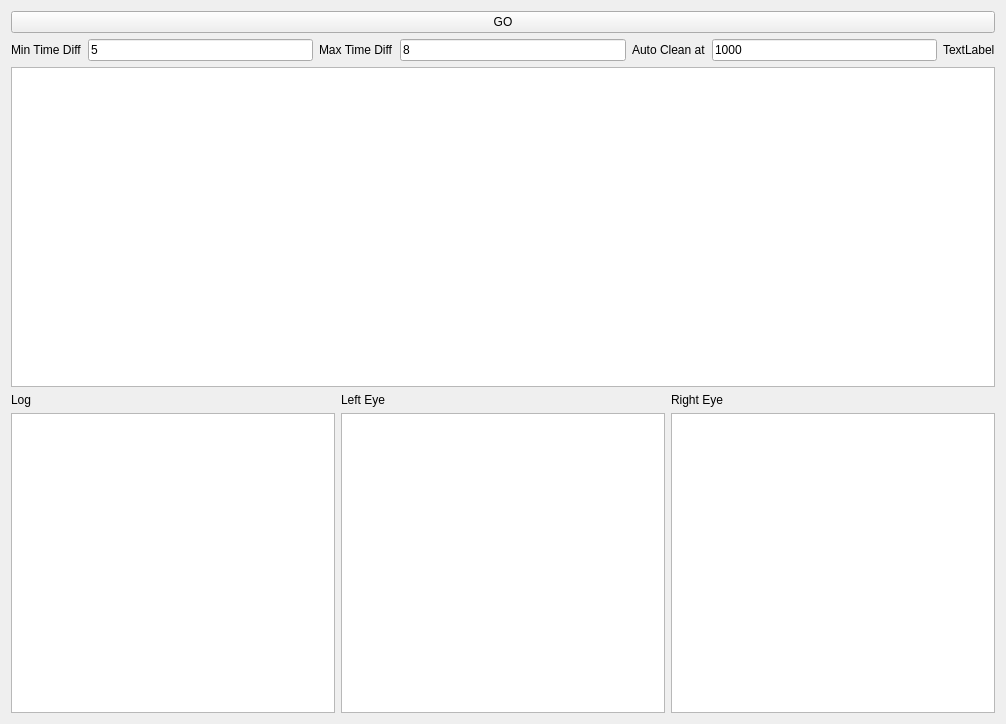
<?xml version="1.0" encoding="UTF-8"?>
<ui version="4.0">
 <class>ETFollower</class>
 <widget class="QMainWindow" name="ETFollower">
  <property name="geometry">
   <rect>
    <x>0</x>
    <y>0</y>
    <width>1006</width>
    <height>724</height>
   </rect>
  </property>
  <property name="windowTitle">
   <string>ETFollower</string>
  </property>
  <widget class="QWidget" name="centralWidget">
   <layout class="QVBoxLayout" name="verticalLayout_4">
    <item>
     <widget class="QPushButton" name="pbGO">
      <property name="text">
       <string>GO</string>
      </property>
     </widget>
    </item>
    <item>
     <layout class="QHBoxLayout" name="horizontalLayout_2">
      <item>
       <widget class="QLabel" name="label_3">
        <property name="text">
         <string>Min Time Diff</string>
        </property>
       </widget>
      </item>
      <item>
       <widget class="QLineEdit" name="leMin">
        <property name="text">
         <string>5</string>
        </property>
       </widget>
      </item>
      <item>
       <widget class="QLabel" name="label_5">
        <property name="text">
         <string>Max Time Diff</string>
        </property>
       </widget>
      </item>
      <item>
       <widget class="QLineEdit" name="leMax">
        <property name="text">
         <string>8</string>
        </property>
       </widget>
      </item>
      <item>
       <widget class="QLabel" name="label_6">
        <property name="text">
         <string>Auto Clean at</string>
        </property>
       </widget>
      </item>
      <item>
       <widget class="QLineEdit" name="leMaxLines">
        <property name="text">
         <string>1000</string>
        </property>
       </widget>
      </item>
      <item>
       <widget class="QLabel" name="labStatus">
        <property name="text">
         <string>TextLabel</string>
        </property>
       </widget>
      </item>
     </layout>
    </item>
    <item>
     <widget class="QGraphicsView" name="graphicsView"/>
    </item>
    <item>
     <layout class="QHBoxLayout" name="horizontalLayout">
      <item>
       <layout class="QVBoxLayout" name="verticalLayout_3">
        <item>
         <widget class="QLabel" name="label_4">
          <property name="text">
           <string>Log</string>
          </property>
         </widget>
        </item>
        <item>
         <widget class="QPlainTextEdit" name="pteLog">
          <property name="readOnly">
           <bool>true</bool>
          </property>
         </widget>
        </item>
       </layout>
      </item>
      <item>
       <layout class="QVBoxLayout" name="verticalLayout">
        <item>
         <widget class="QLabel" name="label">
          <property name="text">
           <string>Left Eye</string>
          </property>
         </widget>
        </item>
        <item>
         <widget class="QPlainTextEdit" name="pteLeft">
          <property name="readOnly">
           <bool>true</bool>
          </property>
         </widget>
        </item>
       </layout>
      </item>
      <item>
       <layout class="QVBoxLayout" name="verticalLayout_2">
        <item>
         <widget class="QLabel" name="label_2">
          <property name="text">
           <string>Right Eye</string>
          </property>
         </widget>
        </item>
        <item>
         <widget class="QPlainTextEdit" name="pteRight">
          <property name="readOnly">
           <bool>true</bool>
          </property>
         </widget>
        </item>
       </layout>
      </item>
     </layout>
    </item>
   </layout>
  </widget>
 </widget>
 <layoutdefault spacing="6" margin="11"/>
 <resources/>
 <connections/>
</ui>
